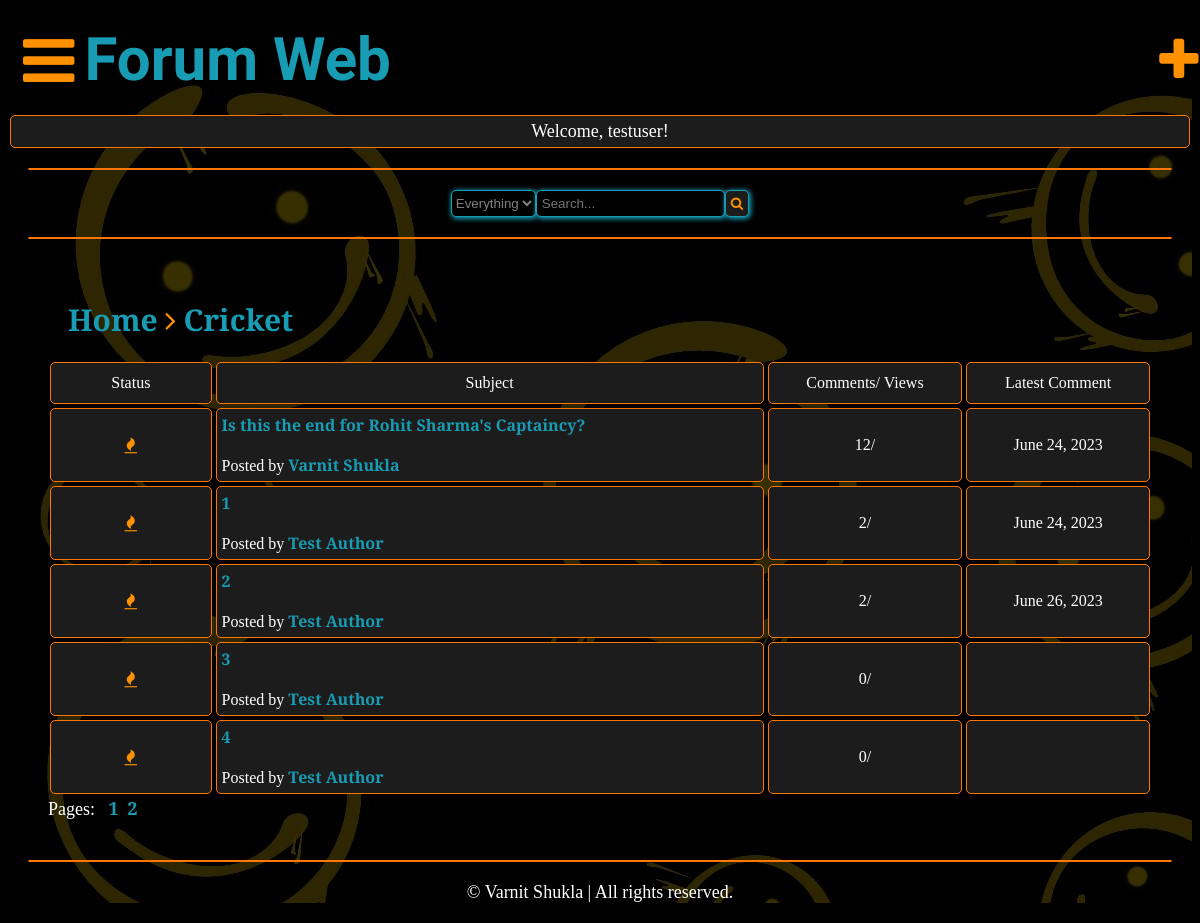
Page /posts/cricket/ (signed in) on the committed database.
### members/models.py (models this page shows, shortened)
class Category(models.Model):
    title = models.CharField(max_length=50)
    slug = models.SlugField(max_length=400, unique=True, blank=True)
    description = models.TextField(default="Description")
    class Meta:
        verbose_name_plural = "Categories"
    def __str__(self):
        return self.title

class Post(models.Model):
    title = models.CharField(max_length=200)
    slug = models.SlugField(max_length=400, unique=True, blank=True)
    user = models.ForeignKey(Author, on_delete=models.CASCADE)
    content = models.TextField()
    categories = models.ManyToManyField(Category)
    date = models.DateTimeField(auto_now_add=True)
    hitcount_generic = GenericRelation(HitCount, object_id_field='object_pk', related_query_name='hit_count_generic_relation')
    tags = TaggableManager()
    comments = models.ManyToManyField(Comment, blank=True)
    approved = models.BooleanField(default=False)
    def get_url(self):
        return reverse("details", kwargs={"slug": self.slug})
    @property
    def num_comments(self):
        ans = 0
        for comment in self.comments.all():
            ans += comment.num_reply()
            ans += 1
        return ans
    @property
    def last_reply(self):
        return self.comments.latest("date")

class Author(models.Model):
    user = models.ForeignKey(User, on_delete=models.CASCADE)
    fullname = models.CharField(max_length=40, blank=True, null=True)
    slug = models.SlugField(max_length=400, unique=True, blank=True)
    bio = models.TextField(blank=True, null=True)
    points = models.IntegerField(default=0)
    profile_pic = ResizedImageField(size=[50, 80], quality=100, upload_to="authors", default= None, null=True)

class Comment(models.Model):
    user = models.ForeignKey(Author, on_delete=models.CASCADE)
    content = models.TextField()
    date = models.DateTimeField(auto_now_add=True)
    replies = models.ManyToManyField(Reply, blank=True)
    def num_reply(self):
        return self.replies.count()

### members/views.py (the view)
# urls.py: path("posts/<slug>/", posts, name="posts"),
def posts(request, slug):
    category = get_object_or_404(Category, slug=slug)
    posts = Post.objects.filter(approved=True, categories=category)
    paginator = Paginator(posts, 5)
    page = request.GET.get("page")
    try:
        posts = paginator.page(page)
    except PageNotAnInteger:
        posts = paginator.page(1)
    except EmptyPage:
        posts = paginator.page(paginator.num_pages)
    context = {
        "posts": posts,
        "category": category,
        "title" : category.title,
    }
    return render(request, "posts.html", context)

### templates/posts.html (shortened to what this page needs)
{% extends 'base.html' %}
{% load hitcount_tags %}
{% block content %}
{% if user.is_authenticated %}
<form action="{% url 'searchresult_posts' %}" role="form" method="GET">
    <div class="searchbox">
            <select name="dropdown_posts" id="dropdown_posts">
                <option value="Everything">Everything</option>
            </select>
            <input type="text" name="searchquery_posts" id="searchquery_posts" placeholder="Search...">
            <button type="submit" name="search_posts" id="search_posts"><i class="fa fa-search"></i></button>
    </div>
</form>
<div class="separator"></div>
    <div class="container">
        <div class="path">
            <a href="{% url 'home' %}">Home</a>
            <i class="fa fa-angle-right"></i>
            <a href="#">{{category}}</a>
        </div>
        <div class="poststable">
            <div class="tablehead">
                <div class="status">Status</div>
                <div class="subjects">Subject</div>
                <div class="replies">Comments/ Views</div>
                <div class="lastpost">Latest Comment</div>
            </div>
            {% for post in posts %}
            <div class="tablerow">
                <div class="status"><i class="fa fa-fire"></i></div>
                <div class="subjects"><a href="{{post.get_url}}">{{post.title}}</a>
                    <br><br><span>Posted by&nbsp;<a href="#">{{post.user.fullname|title}}</a></span>
                </div>
                <div class="replies">{{post.num_comments}}/{% get_hit_count for post %}</div>
                <div class="lastpost">{{post.last_reply.date|date}}</div>
            </div>
            {% endfor %}
        </div>
        <div class="pagination">
            Pages: &nbsp;&nbsp;{% for num_page in posts.paginator.page_range %}<a href="?page={{num_page}}">{{num_page}}</a>&nbsp;&nbsp;{% endfor %}
        </div>
    </div>
    {% else %}
<br><br><br><br>
<h1 style="color:rgb(24, 156, 180); text-align: center;"> You are not logged in! </h1>
<br><br><br><br>
{% endif %}
    {% endblock content %}

### templates/base.html (shortened to what this page needs)
{% load static %}
<!DOCTYPE html>
<html lang="en">
<head>
    <link rel="stylesheet" href="{% static 'style.css' %}">
    <link rel="stylesheet" href="https://cdnjs.cloudflare.com/ajax/libs/font-awesome/4.7.0/css/font-awesome.min.css">
</head>
<body>
    <header>
        <div class="navbar">
            <a href="#" class="baricon" id="baricon" onclick="hideBar()"><i class="fa fa-bars"></i></a>
            <div class="logo">
                <a href="{% url 'home' %}">Forum Web</a>
            </div>
            {% if user.is_authenticated %}
            <div class="newpost">
            <a href="{% url 'post_creation' %}"><i class="fa fa-plus"></i></a>
            </div>
        </div>
        <div class="user">
            Welcome, {{user.username}}!
        </div>
            {% else %}
        </div>
        {% endif %}
    </header>
    <div class="separator"></div>
    {% block content %}
    {% endblock content %}
    <div class="separator"></div>
    <footer>
        <span class="footer">© Varnit Shukla | All rights reserved.</span>
    </footer>
</body>
</html>

### static/style.css (style rules this page uses)
html { background-color: black; color: rgb(255, 255, 255); font-family: 'Slabo 27px', serif; font-size: 18px; }
a { color: rgb(24, 156, 180); text-decoration: none; font-weight: bolder; }
i { color: rgb(255, 145, 0); }
body { background-image: url("bgimg.jpg"); }
.container { margin: 20px; padding: 20px; }
.separator { border: 1px solid rgb(255, 119, 0); border-radius: 5px; margin: 20px; }
.navbar { display: flex; align-items: center; padding: 10px; margin: 5px; }
.baricon { font-size: 60px; display: inline-block; cursor: pointer; margin-right: 10px; color: rgb(254, 254, 254); }
.logo { font-family: 'Staatliches', cursive; font-size: 60px; }
.searchbox { margin: 20px; display: flex; justify-content: center; }
.searchbox select { border-radius: 5px; background-color: black; border: 1px solid rgb(24, 156, 180); color: gray; box-shadow: 1px 1px 5px 1px rgb(24, 156, 180); }
.searchbox input { border-radius: 5px; background-color: black; color: gray; border: 1px solid rgb(24, 156, 180); padding: 5px; box-shadow: 1px 1px 5px 1px rgb(24, 156, 180); }
.searchbox button { border-radius: 5px; border: 1px solid rgb(24, 156, 180); padding: 5px; background-color: rgb(28, 28, 28); color: rgb(24, 156, 180); box-shadow: 1px 1px 5px 1px rgb(24, 156, 180); }
.footer { margin: 20px; display: flex; justify-content: center; }
.tablehead { display: grid; grid-template-columns: 15% 50% 18% 17%; height: max-content; }
.tablehead .status, .tablehead .replies, .tablehead .subjects, .tablehead .lastpost { background-color: rgb(28, 28, 28); margin: 2px; padding: 5px; border-radius: 5px; display: flex; height: 30px; justify-content: center; align-items: center; font-size: 16px; border-color: rgb(255, 119, 0); border-style: solid; border-width: 1px; }
.tablerow { display: grid; grid-template-columns: 15% 50% 18% 17%; height: max-content; }
.tablerow .status, .tablerow .replies, .tablerow .subjects, .tablerow .lastpost { background-color: rgb(28, 28, 28); font-size: 16px; margin: 2px; padding: 5px; border-radius: 5px; display: flex; justify-content: center; align-items: center; border-color: rgb(255, 119, 0); border-style: solid; border-width: 0.5px; }
.tablerow .subjects { display: block; }
.path { margin: 20px; font-size: 30px; }
.user { flex: 20%; background-color: rgb(28, 28, 28); border-radius: 5px; padding: 5px; margin: 2px; border-color: rgb(255, 119, 0); border-style: solid; border-width: 1px; text-align: center; }
.navbar { display: grid; grid-template-columns: max-content auto 5%; }
.navbar .logo { text-align: left; }
.newpost { font-size: 50px; color: rgb(24, 156, 180); margin-left: 40px; }

### rows in the picture
Category: title "Cricket"
Post: title "Is this the end for Rohit Sharma's Captaincy?", user.fullname "Varnit Shukla", num_comments "12", last_reply "June 24, 2023"
Post: title "1", user.fullname "Test Author", num_comments "2", last_reply "June 24, 2023"
Post: title "2", user.fullname "Test Author", num_comments "2", last_reply "June 26, 2023"
Post: title "3", user.fullname "Test Author", num_comments "0"
Post: title "4", user.fullname "Test Author", num_comments "0"

### other values in the picture
{{ user.username }} "testuser"
{{ num_page }} "1" "2"
